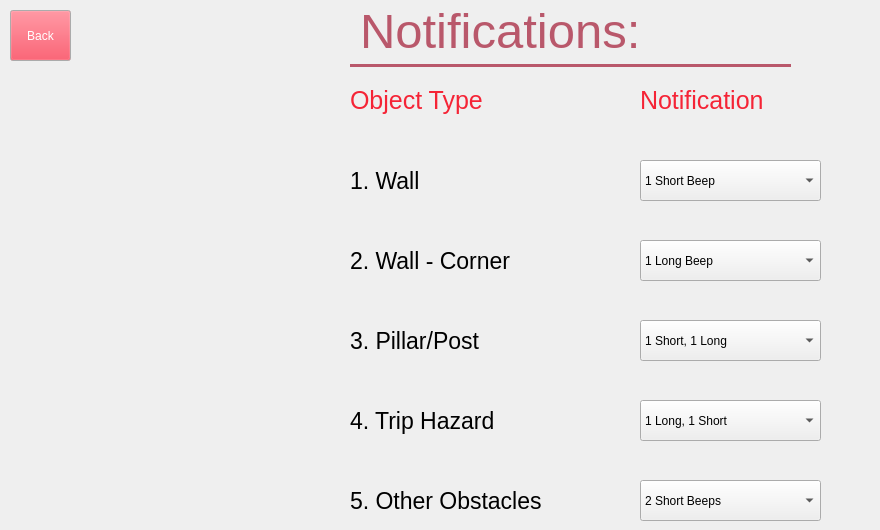
      <widget class="QWidget" name="Page_Notifications">
       <widget class="QLabel" name="notificationsTitle">
        <property name="geometry">
         <rect>
          <x>360</x>
          <y>-30</y>
          <width>421</width>
          <height>121</height>
         </rect>
        </property>
        <property name="palette">
         <palette>
          <active>
           <colorrole role="WindowText">
            <brush brushstyle="SolidPattern">
             <color alpha="255">
              <red>185</red>
              <green>88</green>
              <blue>107</blue>
             </color>
            </brush>
           </colorrole>
          </active>
          <inactive>
           <colorrole role="WindowText">
            <brush brushstyle="SolidPattern">
             <color alpha="255">
              <red>185</red>
              <green>88</green>
              <blue>107</blue>
             </color>
            </brush>
           </colorrole>
          </inactive>
          <disabled>
           <colorrole role="WindowText">
            <brush brushstyle="SolidPattern">
             <color alpha="255">
              <red>190</red>
              <green>190</green>
              <blue>190</blue>
             </color>
            </brush>
           </colorrole>
          </disabled>
         </palette>
        </property>
        <property name="font">
         <font>
          <pointsize>37</pointsize>
         </font>
        </property>
        <property name="text">
         <string>Notifications:</string>
        </property>
       </widget>
       <widget class="Line" name="line_6">
        <property name="geometry">
         <rect>
          <x>350</x>
          <y>50</y>
          <width>441</width>
          <height>30</height>
         </rect>
        </property>
        <property name="palette">
         <palette>
          <active>
           <colorrole role="WindowText">
            <brush brushstyle="SolidPattern">
             <color alpha="255">
              <red>185</red>
              <green>88</green>
              <blue>107</blue>
             </color>
            </brush>
           </colorrole>
          </active>
          <inactive>
           <colorrole role="WindowText">
            <brush brushstyle="SolidPattern">
             <color alpha="255">
              <red>185</red>
              <green>88</green>
              <blue>107</blue>
             </color>
            </brush>
           </colorrole>
          </inactive>
          <disabled>
           <colorrole role="WindowText">
            <brush brushstyle="SolidPattern">
             <color alpha="255">
              <red>190</red>
              <green>190</green>
              <blue>190</blue>
             </color>
            </brush>
           </colorrole>
          </disabled>
         </palette>
        </property>
        <property name="frameShadow">
         <enum>QFrame::Plain</enum>
        </property>
        <property name="lineWidth">
         <number>3</number>
        </property>
        <property name="orientation">
         <enum>Qt::Horizontal</enum>
        </property>
       </widget>
       <widget class="QLabel" name="notificationLabel">
        <property name="geometry">
         <rect>
          <x>640</x>
          <y>80</y>
          <width>231</width>
          <height>41</height>
         </rect>
        </property>
        <property name="palette">
         <palette>
          <active>
           <colorrole role="WindowText">
            <brush brushstyle="SolidPattern">
             <color alpha="255">
              <red>245</red>
              <green>36</green>
              <blue>54</blue>
             </color>
            </brush>
           </colorrole>
          </active>
          <inactive>
           <colorrole role="WindowText">
            <brush brushstyle="SolidPattern">
             <color alpha="255">
              <red>245</red>
              <green>36</green>
              <blue>54</blue>
             </color>
            </brush>
           </colorrole>
          </inactive>
          <disabled>
           <colorrole role="WindowText">
            <brush brushstyle="SolidPattern">
             <color alpha="255">
              <red>190</red>
              <green>190</green>
              <blue>190</blue>
             </color>
            </brush>
           </colorrole>
          </disabled>
         </palette>
        </property>
        <property name="font">
         <font>
          <pointsize>19</pointsize>
         </font>
        </property>
        <property name="text">
         <string>Notification</string>
        </property>
        <property name="alignment">
         <set>Qt::AlignLeading|Qt::AlignLeft|Qt::AlignVCenter</set>
        </property>
       </widget>
       <widget class="QLabel" name="objectTypeLabel">
        <property name="geometry">
         <rect>
          <x>350</x>
          <y>80</y>
          <width>231</width>
          <height>41</height>
         </rect>
        </property>
        <property name="palette">
         <palette>
          <active>
           <colorrole role="WindowText">
            <brush brushstyle="SolidPattern">
             <color alpha="255">
              <red>245</red>
              <green>36</green>
              <blue>54</blue>
             </color>
            </brush>
           </colorrole>
           <colorrole role="Text">
            <brush brushstyle="SolidPattern">
             <color alpha="255">
              <red>245</red>
              <green>36</green>
              <blue>54</blue>
             </color>
            </brush>
           </colorrole>
          </active>
          <inactive>
           <colorrole role="WindowText">
            <brush brushstyle="SolidPattern">
             <color alpha="255">
              <red>245</red>
              <green>36</green>
              <blue>54</blue>
             </color>
            </brush>
           </colorrole>
           <colorrole role="Text">
            <brush brushstyle="SolidPattern">
             <color alpha="255">
              <red>245</red>
              <green>36</green>
              <blue>54</blue>
             </color>
            </brush>
           </colorrole>
          </inactive>
          <disabled>
           <colorrole role="WindowText">
            <brush brushstyle="SolidPattern">
             <color alpha="255">
              <red>190</red>
              <green>190</green>
              <blue>190</blue>
             </color>
            </brush>
           </colorrole>
           <colorrole role="Text">
            <brush brushstyle="SolidPattern">
             <color alpha="255">
              <red>190</red>
              <green>190</green>
              <blue>190</blue>
             </color>
            </brush>
           </colorrole>
          </disabled>
         </palette>
        </property>
        <property name="font">
         <font>
          <pointsize>19</pointsize>
         </font>
        </property>
        <property name="text">
         <string>Object Type</string>
        </property>
        <property name="alignment">
         <set>Qt::AlignLeading|Qt::AlignLeft|Qt::AlignVCenter</set>
        </property>
       </widget>
       <widget class="QLabel" name="label">
        <property name="geometry">
         <rect>
          <x>350</x>
          <y>160</y>
          <width>231</width>
          <height>41</height>
         </rect>
        </property>
        <property name="palette">
         <palette>
          <active>
           <colorrole role="WindowText">
            <brush brushstyle="SolidPattern">
             <color alpha="255">
              <red>0</red>
              <green>0</green>
              <blue>0</blue>
             </color>
            </brush>
           </colorrole>
           <colorrole role="Text">
            <brush brushstyle="SolidPattern">
             <color alpha="255">
              <red>245</red>
              <green>36</green>
              <blue>54</blue>
             </color>
            </brush>
           </colorrole>
          </active>
          <inactive>
           <colorrole role="WindowText">
            <brush brushstyle="SolidPattern">
             <color alpha="255">
              <red>0</red>
              <green>0</green>
              <blue>0</blue>
             </color>
            </brush>
           </colorrole>
           <colorrole role="Text">
            <brush brushstyle="SolidPattern">
             <color alpha="255">
              <red>245</red>
              <green>36</green>
              <blue>54</blue>
             </color>
            </brush>
           </colorrole>
          </inactive>
          <disabled>
           <colorrole role="WindowText">
            <brush brushstyle="SolidPattern">
             <color alpha="255">
              <red>190</red>
              <green>190</green>
              <blue>190</blue>
             </color>
            </brush>
           </colorrole>
           <colorrole role="Text">
            <brush brushstyle="SolidPattern">
             <color alpha="255">
              <red>190</red>
              <green>190</green>
              <blue>190</blue>
             </color>
            </brush>
           </colorrole>
          </disabled>
         </palette>
        </property>
        <property name="font">
         <font>
          <pointsize>17</pointsize>
         </font>
        </property>
        <property name="text">
         <string>1. Wall</string>
        </property>
        <property name="alignment">
         <set>Qt::AlignLeading|Qt::AlignLeft|Qt::AlignVCenter</set>
        </property>
       </widget>
       <widget class="QLabel" name="label_3">
        <property name="geometry">
         <rect>
          <x>350</x>
          <y>320</y>
          <width>231</width>
          <height>41</height>
         </rect>
        </property>
        <property name="palette">
         <palette>
          <active>
           <colorrole role="WindowText">
            <brush brushstyle="SolidPattern">
             <color alpha="255">
              <red>0</red>
              <green>0</green>
              <blue>0</blue>
             </color>
            </brush>
           </colorrole>
           <colorrole role="Text">
            <brush brushstyle="SolidPattern">
             <color alpha="255">
              <red>245</red>
              <green>36</green>
              <blue>54</blue>
             </color>
            </brush>
           </colorrole>
          </active>
          <inactive>
           <colorrole role="WindowText">
            <brush brushstyle="SolidPattern">
             <color alpha="255">
              <red>0</red>
              <green>0</green>
              <blue>0</blue>
             </color>
            </brush>
           </colorrole>
           <colorrole role="Text">
            <brush brushstyle="SolidPattern">
             <color alpha="255">
              <red>245</red>
              <green>36</green>
              <blue>54</blue>
             </color>
            </brush>
           </colorrole>
          </inactive>
          <disabled>
           <colorrole role="WindowText">
            <brush brushstyle="SolidPattern">
             <color alpha="255">
              <red>190</red>
              <green>190</green>
              <blue>190</blue>
             </color>
            </brush>
           </colorrole>
           <colorrole role="Text">
            <brush brushstyle="SolidPattern">
             <color alpha="255">
              <red>190</red>
              <green>190</green>
              <blue>190</blue>
             </color>
            </brush>
           </colorrole>
          </disabled>
         </palette>
        </property>
        <property name="font">
         <font>
          <pointsize>17</pointsize>
         </font>
        </property>
        <property name="text">
         <string>3. Pillar/Post </string>
        </property>
        <property name="alignment">
         <set>Qt::AlignLeading|Qt::AlignLeft|Qt::AlignVCenter</set>
        </property>
       </widget>
       <widget class="QLabel" name="label_4">
        <property name="geometry">
         <rect>
          <x>350</x>
          <y>400</y>
          <width>231</width>
          <height>41</height>
         </rect>
        </property>
        <property name="palette">
         <palette>
          <active>
           <colorrole role="WindowText">
            <brush brushstyle="SolidPattern">
             <color alpha="255">
              <red>0</red>
              <green>0</green>
              <blue>0</blue>
             </color>
            </brush>
           </colorrole>
           <colorrole role="Text">
            <brush brushstyle="SolidPattern">
             <color alpha="255">
              <red>245</red>
              <green>36</green>
              <blue>54</blue>
             </color>
            </brush>
           </colorrole>
          </active>
          <inactive>
           <colorrole role="WindowText">
            <brush brushstyle="SolidPattern">
             <color alpha="255">
              <red>0</red>
              <green>0</green>
              <blue>0</blue>
             </color>
            </brush>
           </colorrole>
           <colorrole role="Text">
            <brush brushstyle="SolidPattern">
             <color alpha="255">
              <red>245</red>
              <green>36</green>
              <blue>54</blue>
             </color>
            </brush>
           </colorrole>
          </inactive>
          <disabled>
           <colorrole role="WindowText">
            <brush brushstyle="SolidPattern">
             <color alpha="255">
              <red>190</red>
              <green>190</green>
              <blue>190</blue>
             </color>
            </brush>
           </colorrole>
           <colorrole role="Text">
            <brush brushstyle="SolidPattern">
             <color alpha="255">
              <red>190</red>
              <green>190</green>
              <blue>190</blue>
             </color>
            </brush>
           </colorrole>
          </disabled>
         </palette>
        </property>
        <property name="font">
         <font>
          <pointsize>17</pointsize>
         </font>
        </property>
        <property name="text">
         <string>4. Trip Hazard</string>
        </property>
        <property name="alignment">
         <set>Qt::AlignLeading|Qt::AlignLeft|Qt::AlignVCenter</set>
        </property>
       </widget>
       <widget class="QLabel" name="label_5">
        <property name="geometry">
         <rect>
          <x>350</x>
          <y>480</y>
          <width>261</width>
          <height>41</height>
         </rect>
        </property>
        <property name="palette">
         <palette>
          <active>
           <colorrole role="WindowText">
            <brush brushstyle="SolidPattern">
             <color alpha="255">
              <red>0</red>
              <green>0</green>
              <blue>0</blue>
             </color>
            </brush>
           </colorrole>
           <colorrole role="Text">
            <brush brushstyle="SolidPattern">
             <color alpha="255">
              <red>245</red>
              <green>36</green>
              <blue>54</blue>
             </color>
            </brush>
           </colorrole>
          </active>
          <inactive>
           <colorrole role="WindowText">
            <brush brushstyle="SolidPattern">
             <color alpha="255">
              <red>0</red>
              <green>0</green>
              <blue>0</blue>
             </color>
            </brush>
           </colorrole>
           <colorrole role="Text">
            <brush brushstyle="SolidPattern">
             <color alpha="255">
              <red>245</red>
              <green>36</green>
              <blue>54</blue>
             </color>
            </brush>
           </colorrole>
          </inactive>
          <disabled>
           <colorrole role="WindowText">
            <brush brushstyle="SolidPattern">
             <color alpha="255">
              <red>190</red>
              <green>190</green>
              <blue>190</blue>
             </color>
            </brush>
           </colorrole>
           <colorrole role="Text">
            <brush brushstyle="SolidPattern">
             <color alpha="255">
              <red>190</red>
              <green>190</green>
              <blue>190</blue>
             </color>
            </brush>
           </colorrole>
          </disabled>
         </palette>
        </property>
        <property name="font">
         <font>
          <pointsize>17</pointsize>
         </font>
        </property>
        <property name="text">
         <string>5. Other Obstacles</string>
        </property>
        <property name="alignment">
         <set>Qt::AlignLeading|Qt::AlignLeft|Qt::AlignVCenter</set>
        </property>
       </widget>
       <widget class="QComboBox" name="obj1_notif_choice">
        <property name="geometry">
         <rect>
          <x>640</x>
          <y>160</y>
          <width>181</width>
          <height>41</height>
         </rect>
        </property>
        <property name="currentIndex">
         <number>0</number>
        </property>
        <item>
         <property name="text">
          <string>1 Short Beep</string>
         </property>
        </item>
        <item>
         <property name="text">
          <string>1 Long Beep</string>
         </property>
        </item>
        <item>
         <property name="text">
          <string>1 Short, 1 Long</string>
         </property>
        </item>
        <item>
         <property name="text">
          <string>1 Long, 1 Short</string>
         </property>
        </item>
        <item>
         <property name="text">
          <string>2 Short Beeps</string>
         </property>
        </item>
        <item>
         <property name="text">
          <string>2 Short, 1 Long</string>
         </property>
        </item>
        <item>
         <property name="text">
          <string>1 Long, 2 Short</string>
         </property>
        </item>
       </widget>
       <widget class="QLabel" name="label_2">
        <property name="geometry">
         <rect>
          <x>350</x>
          <y>240</y>
          <width>231</width>
          <height>41</height>
         </rect>
        </property>
        <property name="palette">
         <palette>
          <active>
           <colorrole role="WindowText">
            <brush brushstyle="SolidPattern">
             <color alpha="255">
              <red>0</red>
              <green>0</green>
              <blue>0</blue>
             </color>
            </brush>
           </colorrole>
           <colorrole role="Text">
            <brush brushstyle="SolidPattern">
             <color alpha="255">
              <red>245</red>
              <green>36</green>
              <blue>54</blue>
             </color>
            </brush>
           </colorrole>
          </active>
          <inactive>
           <colorrole role="WindowText">
            <brush brushstyle="SolidPattern">
             <color alpha="255">
              <red>0</red>
              <green>0</green>
              <blue>0</blue>
             </color>
            </brush>
           </colorrole>
           <colorrole role="Text">
            <brush brushstyle="SolidPattern">
             <color alpha="255">
              <red>245</red>
              <green>36</green>
              <blue>54</blue>
             </color>
            </brush>
           </colorrole>
          </inactive>
          <disabled>
           <colorrole role="WindowText">
            <brush brushstyle="SolidPattern">
             <color alpha="255">
              <red>190</red>
              <green>190</green>
              <blue>190</blue>
             </color>
            </brush>
           </colorrole>
           <colorrole role="Text">
            <brush brushstyle="SolidPattern">
             <color alpha="255">
              <red>190</red>
              <green>190</green>
              <blue>190</blue>
             </color>
            </brush>
           </colorrole>
          </disabled>
         </palette>
        </property>
        <property name="font">
         <font>
          <pointsize>17</pointsize>
         </font>
        </property>
        <property name="text">
         <string>2. Wall - Corner</string>
        </property>
        <property name="alignment">
         <set>Qt::AlignLeading|Qt::AlignLeft|Qt::AlignVCenter</set>
        </property>
       </widget>
       <widget class="QComboBox" name="obj2_notif_choice">
        <property name="geometry">
         <rect>
          <x>640</x>
          <y>240</y>
          <width>181</width>
          <height>41</height>
         </rect>
        </property>
        <property name="currentIndex">
         <number>1</number>
        </property>
        <item>
         <property name="text">
          <string>1 Short Beep</string>
         </property>
        </item>
        <item>
         <property name="text">
          <string>1 Long Beep</string>
         </property>
        </item>
        <item>
         <property name="text">
          <string>1 Short, 1 Long</string>
         </property>
        </item>
        <item>
         <property name="text">
          <string>1 Long, 1 Short</string>
         </property>
        </item>
        <item>
         <property name="text">
          <string>2 Short Beeps</string>
         </property>
        </item>
        <item>
         <property name="text">
          <string>2 Short, 1 Long</string>
         </property>
        </item>
        <item>
         <property name="text">
          <string>1 Long, 2 Short</string>
         </property>
        </item>
       </widget>
       <widget class="QComboBox" name="obj3_notif_choice">
        <property name="geometry">
         <rect>
          <x>640</x>
          <y>320</y>
          <width>181</width>
          <height>41</height>
         </rect>
        </property>
        <property name="currentIndex">
         <number>2</number>
        </property>
        <item>
         <property name="text">
          <string>1 Short Beep</string>
         </property>
        </item>
        <item>
         <property name="text">
          <string>1 Long Beep</string>
         </property>
        </item>
        <item>
         <property name="text">
          <string>1 Short, 1 Long</string>
         </property>
        </item>
        <item>
         <property name="text">
          <string>1 Long, 1 Short</string>
         </property>
        </item>
        <item>
         <property name="text">
          <string>2 Short Beeps</string>
         </property>
        </item>
        <item>
         <property name="text">
          <string>2 Short, 1 Long</string>
         </property>
        </item>
        <item>
         <property name="text">
          <string>1 Long, 2 Short</string>
         </property>
        </item>
       </widget>
       <widget class="QComboBox" name="obj4_notif_choice">
        <property name="geometry">
         <rect>
          <x>640</x>
          <y>400</y>
          <width>181</width>
          <height>41</height>
         </rect>
        </property>
        <property name="currentIndex">
         <number>3</number>
        </property>
        <item>
         <property name="text">
          <string>1 Short Beep</string>
         </property>
        </item>
        <item>
         <property name="text">
          <string>1 Long Beep</string>
         </property>
        </item>
        <item>
         <property name="text">
          <string>1 Short, 1 Long</string>
         </property>
        </item>
        <item>
         <property name="text">
          <string>1 Long, 1 Short</string>
         </property>
        </item>
        <item>
         <property name="text">
          <string>2 Short Beeps</string>
         </property>
        </item>
        <item>
         <property name="text">
          <string>2 Short, 1 Long</string>
         </property>
        </item>
        <item>
         <property name="text">
          <string>1 Long, 2 Short</string>
         </property>
        </item>
       </widget>
       <widget class="QComboBox" name="obj5_notif_choice">
        <property name="geometry">
         <rect>
          <x>640</x>
          <y>480</y>
          <width>181</width>
          <height>41</height>
         </rect>
        </property>
        <property name="currentIndex">
         <number>4</number>
        </property>
        <item>
         <property name="text">
          <string>1 Short Beep</string>
         </property>
        </item>
        <item>
         <property name="text">
          <string>1 Long Beep</string>
         </property>
        </item>
        <item>
         <property name="text">
          <string>1 Short, 1 Long</string>
         </property>
        </item>
        <item>
         <property name="text">
          <string>1 Long, 1 Short</string>
         </property>
        </item>
        <item>
         <property name="text">
          <string>2 Short Beeps</string>
         </property>
        </item>
        <item>
         <property name="text">
          <string>2 Short, 1 Long</string>
         </property>
        </item>
        <item>
         <property name="text">
          <string>1 Long, 2 Short</string>
         </property>
        </item>
       </widget>
       <widget class="QPushButton" name="backButton">
        <property name="geometry">
         <rect>
          <x>10</x>
          <y>10</y>
          <width>61</width>
          <height>51</height>
         </rect>
        </property>
        <property name="palette">
         <palette>
          <active>
           <colorrole role="Button">
            <brush brushstyle="SolidPattern">
             <color alpha="255">
              <red>245</red>
              <green>36</green>
              <blue>59</blue>
             </color>
            </brush>
           </colorrole>
           <colorrole role="ButtonText">
            <brush brushstyle="SolidPattern">
             <color alpha="255">
              <red>255</red>
              <green>255</green>
              <blue>255</blue>
             </color>
            </brush>
           </colorrole>
          </active>
          <inactive>
           <colorrole role="Button">
            <brush brushstyle="SolidPattern">
             <color alpha="255">
              <red>245</red>
              <green>36</green>
              <blue>59</blue>
             </color>
            </brush>
           </colorrole>
           <colorrole role="ButtonText">
            <brush brushstyle="SolidPattern">
             <color alpha="255">
              <red>255</red>
              <green>255</green>
              <blue>255</blue>
             </color>
            </brush>
           </colorrole>
          </inactive>
          <disabled>
           <colorrole role="Button">
            <brush brushstyle="SolidPattern">
             <color alpha="255">
              <red>245</red>
              <green>36</green>
              <blue>59</blue>
             </color>
            </brush>
           </colorrole>
           <colorrole role="ButtonText">
            <brush brushstyle="SolidPattern">
             <color alpha="255">
              <red>190</red>
              <green>190</green>
              <blue>190</blue>
             </color>
            </brush>
           </colorrole>
          </disabled>
         </palette>
        </property>
        <property name="text">
         <string>Back</string>
        </property>
       </widget>
      </widget>
